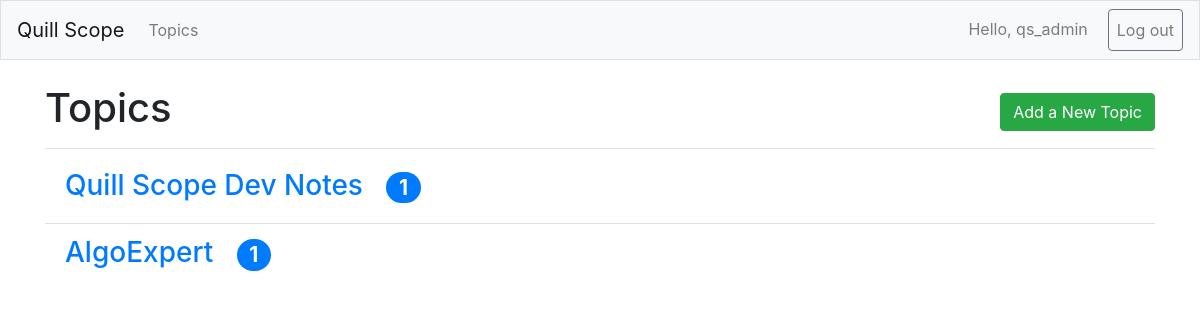
Page /topics/ (signed in) on the earlier database version.
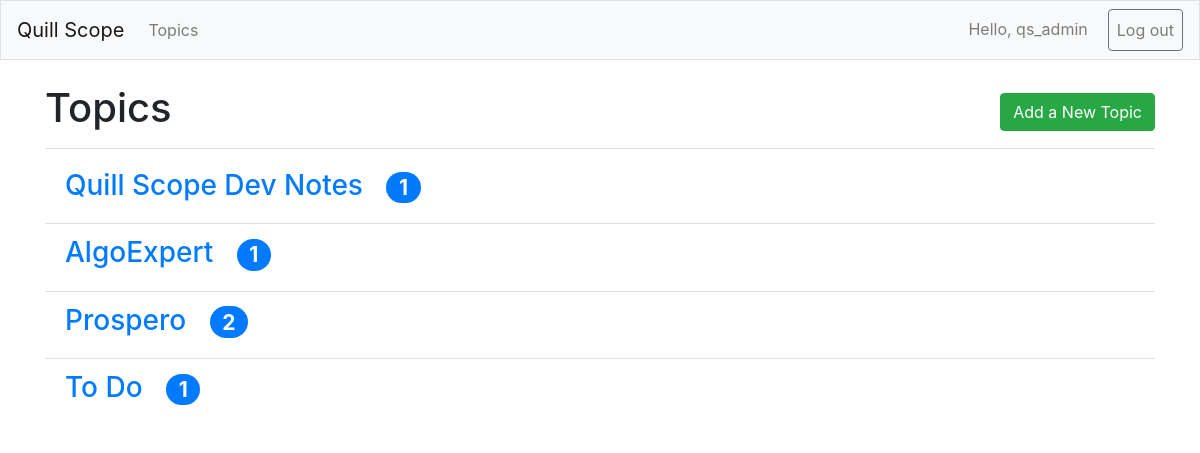
Same page on the later database version.
### quill_scope_app/models.py (models this page shows)
class Topic(models.Model):
    text = models.CharField(max_length=200)
    date_added = models.DateTimeField(auto_now_add=True)
    owner = models.ForeignKey(User, on_delete = models.CASCADE)
    def __str__(self):
        return self.text

### quill_scope_app/views.py (the view)
# urls.py: path('topics/', views.topics, name='topics'),
@login_required
def topics(request):
    topics = Topic.objects.filter(owner=request.user).order_by('date_added')
    context = {'topics':topics}
    return render(request, 'quill_scope_app/topics.html', context)

### quill_scope_app/templates/quill_scope_app/topics.html
{% extends "quill_scope_app/base.html" %}
{% block page_header %}
<div class="d-flex justify-content-between align-items-center">
    <h1>Topics</h1>
    <a href="{% url 'quill_scope_app:new_topic' %}" class="btn btn-xs btn-success">
        Add a New Topic
    </a>
</div>
{% endblock page_header %}
{% block content %}
<ul class="list-group list-group-flush">
    {% for topic in topics %}
    <li class="list-group-item">
        <h3>
            <a href="{% url 'quill_scope_app:topic' topic.id %}">
                {{ topic }}</a>
            <span class="badge badge-primary badge-pill ml-3">
                {{ topic.entry_set.count }}</span>
        </h3>
    </li>
    {% empty %}
    <li>
        <h3>There are no topics yet.</h3>
    </li>
    {% endfor %}
</ul>
{% endblock content %}

### quill_scope_app/templates/quill_scope_app/base.html (shortened to what this page needs)
{% load bootstrap4 %}
<!DOCTYPE html>
<html lang="en">
<head>
    {% bootstrap_css %}
</head>
<body>
    <nav class="navbar navbar-expand-md navbar-light bg-light mb-4 border">
        <a class="navbar-brand" href="{% url 'quill_scope_app:index' %}">
            Quill Scope</a>
        <div class="collapse navbar-collapse" id="navbarCollapse">
            <ul class="navbar-nav mr-auto">
                <li class="nav-item">
                    <a class="nav-link"
                       href="{% url 'quill_scope_app:topics' %}">
                        Topics</a>
                </li>
            </ul>
            <ul class="navbar-nav ml-auto">
                {% if user.is_authenticated %}
                <li class="nav-item">
                    <span class="navbar-text">
                        Hello, {{ user.username }}
                    </span>
                </li>
                <li class="nav-item logout-btn">
                    <a class="nav-link btn btn-outline-secondary"
                       href="{% url 'users:logout' %}">
                        Log out</a>
                </li>
                {% endif %}
            </ul>
        </div>
    </nav>
    <main role="main" class="container">
        <div class="pb-2 mb-2 border-bottom">
            {% block page_header %}
            {% endblock page_header %}
        </div>
        <div>
            {% block content %}
            {% endblock content %}
        </div>
    </main>
</body>
</html>

### quill_scope_app/templates/quill_scope_app/base.html (style rules this page uses)
.navbar-text { margin-right: 10px; }
.nav-item.logout-btn { margin-left: 10px; }

Differences in the rows shown:
added Topic: text "Prospero", entry_set.count "2"
added Topic: text "To Do", entry_set.count "1"
